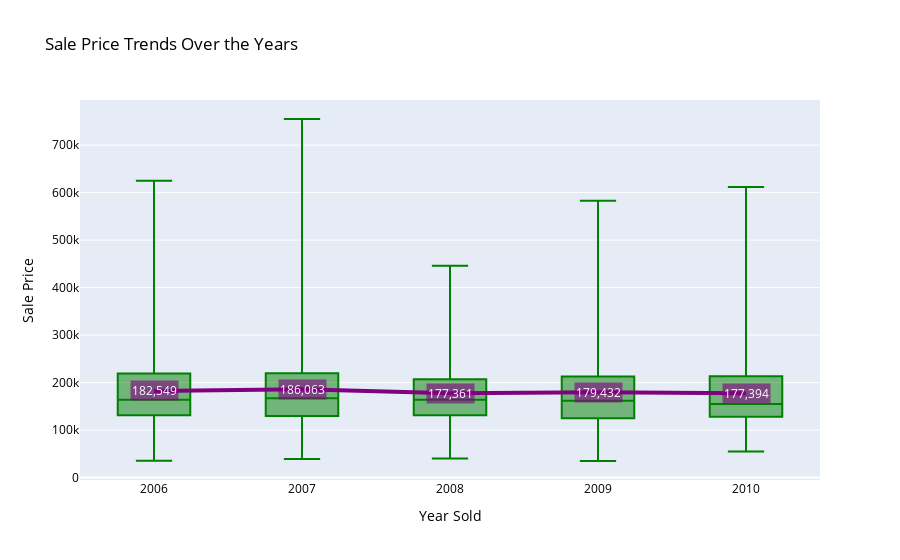

Notebook code cell kept with this figure:
### Code cell
#Box plot
yearly_avg_sale_price = data.groupby('YrSold')['SalePrice'].mean()

fig= px.box(data, x= 'YrSold', y='SalePrice', title = 'Sale Price Trends Over the Years', 
              points=False, color_discrete_sequence=['green'])
fig.add_trace(px.line(x=yearly_avg_sale_price.index, y=yearly_avg_sale_price.values).data[0])
fig.update_traces(line=dict(color='purple',width=4),selector=dict(type='scatter',mode='lines'))

for year, avg_price in yearly_avg_sale_price.items():
    fig.add_annotation(
        x=year,
        y=avg_price,
        text=f"{avg_price:,.0f}",
        font=dict(color='white'),
        showarrow=False,
        bgcolor='rgba(128, 0, 128, 0.6)'
        )

fig.update_layout(
    font=dict(color='black'),
    xaxis_title ='Year Sold',
    yaxis_title='Sale Price'
)
fig.show()

### Figure 1 — Plotly figure (JSON) as saved in the notebook; plotly's stock layout.template omitted (floating-point values rounded to 4 significant figures; data arrays with more than 128 entries replaced by an {"elided": "..."} marker saying what was removed)
{"data": [{"alignmentgroup": "True", "boxpoints": false, "hovertemplate": "YrSold=%{x}<br>SalePrice=%{y}<extra></extra>", "legendgroup": "", "marker": {"color": "green"}, "name": "", "notched": false, "offsetgroup": "", "orientation": "v", "showlegend": false, "type": "box", "x": {"elided": "1460 int values"}, "x0": " ", "xaxis": "x", "y": {"elided": "1460 int values"}, "y0": " ", "yaxis": "y"}, {"hovertemplate": "x=%{x}<br>y=%{y}<extra></extra>", "legendgroup": "", "line": {"color": "purple", "dash": "solid", "width": 4}, "marker": {"symbol": "circle"}, "mode": "lines", "name": "", "orientation": "v", "showlegend": false, "type": "scatter", "x": [2006, 2007, 2008, 2009, 2010], "xaxis": "x", "y": [182500.0, 186100.0, 177400.0, 179400.0, 177400.0], "yaxis": "y"}], "layout": {"annotations": [{"bgcolor": "rgba(128, 0, 128, 0.6)", "font": {"color": "white"}, "showarrow": false, "text": "182,549", "x": 2006, "y": 182500.0}, {"bgcolor": "rgba(128, 0, 128, 0.6)", "font": {"color": "white"}, "showarrow": false, "text": "186,063", "x": 2007, "y": 186100.0}, {"bgcolor": "rgba(128, 0, 128, 0.6)", "font": {"color": "white"}, "showarrow": false, "text": "177,361", "x": 2008, "y": 177400.0}, {"bgcolor": "rgba(128, 0, 128, 0.6)", "font": {"color": "white"}, "showarrow": false, "text": "179,432", "x": 2009, "y": 179400.0}, {"bgcolor": "rgba(128, 0, 128, 0.6)", "font": {"color": "white"}, "showarrow": false, "text": "177,394", "x": 2010, "y": 177400.0}], "boxmode": "group", "font": {"color": "black"}, "legend": {"tracegroupgap": 0}, "title": {"text": "Sale Price Trends Over the Years"}, "xaxis": {"anchor": "y", "domain": [0, 1], "title": {"text": "Year Sold"}}, "yaxis": {"anchor": "x", "domain": [0, 1], "title": {"text": "Sale Price"}}}}
